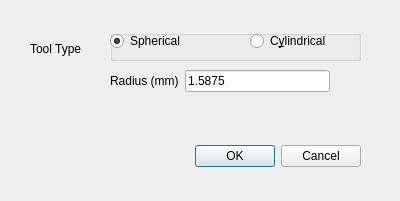
<?xml version="1.0" encoding="UTF-8"?>
<ui version="4.0">
 <class>dlgToolSize</class>
 <widget class="QDialog" name="dlgToolSize">
  <property name="geometry">
   <rect>
    <x>0</x>
    <y>0</y>
    <width>400</width>
    <height>201</height>
   </rect>
  </property>
  <property name="windowTitle">
   <string>Dialog</string>
  </property>
  <widget class="QDialogButtonBox" name="buttonBox">
   <property name="geometry">
    <rect>
     <x>20</x>
     <y>140</y>
     <width>341</width>
     <height>32</height>
    </rect>
   </property>
   <property name="orientation">
    <enum>Qt::Horizontal</enum>
   </property>
   <property name="standardButtons">
    <set>QDialogButtonBox::Cancel|QDialogButtonBox::Ok</set>
   </property>
  </widget>
  <widget class="QWidget" name="layoutWidget">
   <property name="geometry">
    <rect>
     <x>110</x>
     <y>70</y>
     <width>220</width>
     <height>34</height>
    </rect>
   </property>
   <layout class="QFormLayout" name="formLayout">
    <item row="0" column="0">
     <widget class="QLabel" name="label">
      <property name="text">
       <string>Radius (mm)</string>
      </property>
     </widget>
    </item>
    <item row="0" column="1">
     <widget class="QLineEdit" name="lineEditSize">
      <property name="text">
       <string>1.5875</string>
      </property>
     </widget>
    </item>
   </layout>
  </widget>
  <widget class="QLabel" name="label_2">
   <property name="geometry">
    <rect>
     <x>30</x>
     <y>40</y>
     <width>58</width>
     <height>18</height>
    </rect>
   </property>
   <property name="text">
    <string>Tool Type</string>
   </property>
  </widget>
  <widget class="QGroupBox" name="groupBox">
   <property name="geometry">
    <rect>
     <x>110</x>
     <y>30</y>
     <width>251</width>
     <height>31</height>
    </rect>
   </property>
   <property name="title">
    <string/>
   </property>
   <widget class="QRadioButton" name="radioButtonSph">
    <property name="geometry">
     <rect>
      <x>0</x>
      <y>0</y>
      <width>105</width>
      <height>22</height>
     </rect>
    </property>
    <property name="text">
     <string>Spherical</string>
    </property>
    <property name="checked">
     <bool>true</bool>
    </property>
   </widget>
   <widget class="QRadioButton" name="radioButtonCyl">
    <property name="geometry">
     <rect>
      <x>140</x>
      <y>0</y>
      <width>105</width>
      <height>22</height>
     </rect>
    </property>
    <property name="text">
     <string>C&amp;ylindrical</string>
    </property>
    <property name="checked">
     <bool>false</bool>
    </property>
   </widget>
  </widget>
 </widget>
 <resources/>
 <connections>
  <connection>
   <sender>buttonBox</sender>
   <signal>accepted()</signal>
   <receiver>dlgToolSize</receiver>
   <slot>accept()</slot>
   <hints>
    <hint type="sourcelabel">
     <x>248</x>
     <y>254</y>
    </hint>
    <hint type="destinationlabel">
     <x>157</x>
     <y>274</y>
    </hint>
   </hints>
  </connection>
  <connection>
   <sender>buttonBox</sender>
   <signal>rejected()</signal>
   <receiver>dlgToolSize</receiver>
   <slot>reject()</slot>
   <hints>
    <hint type="sourcelabel">
     <x>316</x>
     <y>260</y>
    </hint>
    <hint type="destinationlabel">
     <x>286</x>
     <y>274</y>
    </hint>
   </hints>
  </connection>
 </connections>
</ui>
